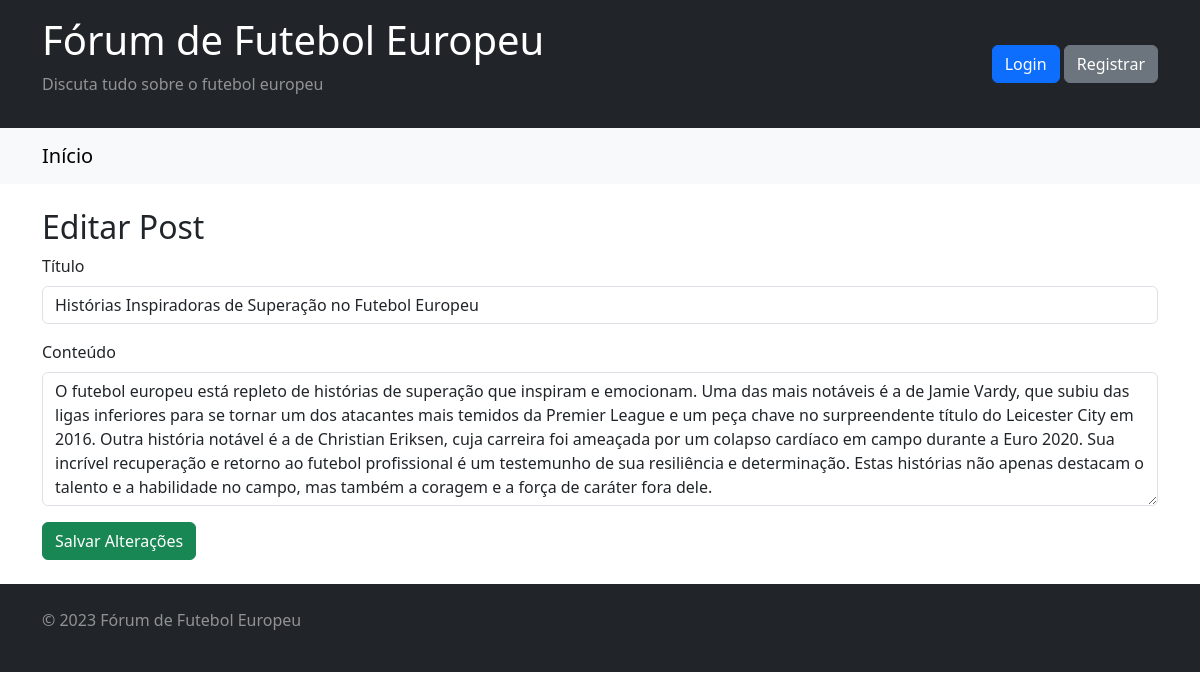
Screenshot of /pages/edit_post.php?post_id=28 with the database file from the repository.
### tables this page shows
CREATE TABLE `Posts` (
  `post_id` int(11) NOT NULL,
  `usuario_id` int(11) DEFAULT NULL,
  `titulo` varchar(100) DEFAULT NULL,
  `conteudo` text DEFAULT NULL,
  `data_postagem` timestamp NULL DEFAULT NULL
);

### models/Post.php (called while the page is built, shortened)
<?php
class Post
{
  private $conn;
  public function __construct($conn)
  {
    $this->conn = $conn;
  }
  public function getById($post_id)
  {
    $stmt = $this->conn->prepare("SELECT * FROM Posts WHERE post_id = ?");
    $stmt->bind_param("i", $post_id);
    $stmt->execute();
    $resultado = $stmt->get_result();
    return $resultado->fetch_assoc();
  }
}

### pages/edit_post.php (the view, shortened to what this page needs)
<?php
include '../config/database.php';
include '../models/Post.php';
$conn = new mysqli($servername, $username, $password, $dbname);
$postModel = new Post($conn);
$post = $postModel->getById($_GET['post_id']);
include '../components/header.php';
include '../components/navbar.php';
?>
<main class="container mt-4 mb-4">
  <h2>Editar Post</h2>
  <form action="../controller/save_edit.php" method="post">
    <div class="mb-3">
      <label for="titulo" class="form-label">Título</label>
      <input type="text" class="form-control" id="titulo" name="titulo" value="<?php echo htmlspecialchars($post['titulo']); ?>" required>
    </div>
    <div class="mb-3">
      <label for="conteudo" class="form-label">Conteúdo</label>
      <textarea class="form-control" id="conteudo" name="conteudo" rows="5" required><?php echo htmlspecialchars($post['conteudo']); ?></textarea>
    </div>
    <button type="submit" class="btn btn-success">Salvar Alterações</button>
  </form>
</main>
<?php include '../components/footer.php'; ?>

### rows the page displays
posts: titulo "Histórias Inspiradoras de Superação no Futebol Europeu", conteudo "O futebol europeu está repleto de histórias de superação que inspiram e emocionam. Uma das mais notáveis é a de Jamie Vardy, que subiu das ligas inferiores para se tornar um dos atacantes mais temidos da Premier League e um peça chave no surpreendente título do Leicester City em 2016. Outra história notável é a de Christian Eriksen, cuja carreira foi ameaçada por um colapso cardíaco em campo durante a Euro 2020. Sua incrível recuperação e retorno ao futebol profissional é um testemunho de sua resiliência e determinação. Estas histórias não apenas destacam o talento e a habilidade no campo, mas também a coragem e a força de caráter fora dele."
